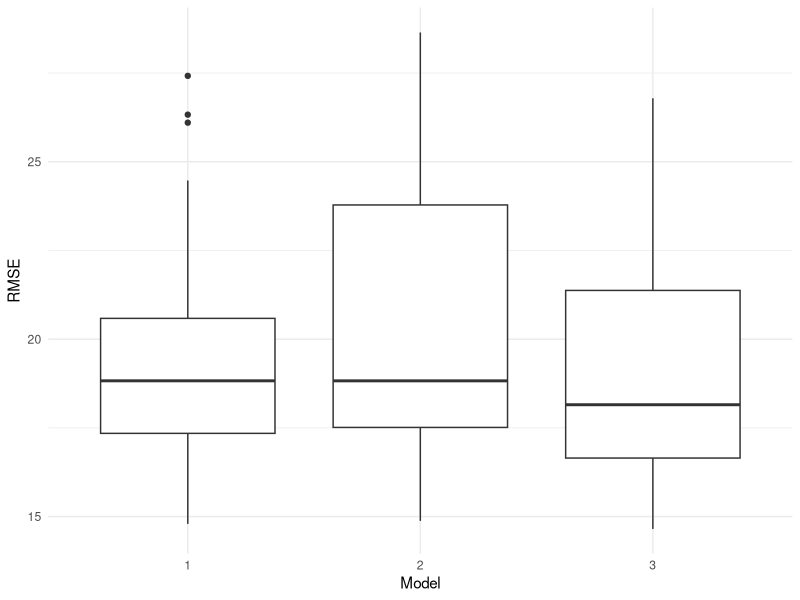

R code for this plot:
## ---- chunk 1
library(tidyverse)
library(modelr)
library(caret)

knitr::opts_chunk$set(
  fig.width = 6,
  fig.asp = .6,
  out.width = "90%"
)

theme_set(theme_minimal() + theme(legend.position = "bottom"))

options(
  ggplot2.continuous.colour = "viridis",
  ggplot2.continuous.fill = "viridis"
)

scale_colour_discrete = scale_colour_viridis_d
scale_fill_discrete = scale_fill_viridis_d
## ---- chunk 2
#Load data
crime_df = 
  read_csv("cdi.csv") %>% 
  #filter(id != 6) %>% 
  mutate(
    region = factor(region),
    pop_density = pop / area,
    crm_1000 = 1000 * crimes / pop,
    beds_density_1000 = 1000 * beds / pop,
    docs_density_1000 = 1000 * docs / pop
  ) %>% 
  dplyr::select(-crimes, -id, -area, -pop, -cty, -state, -docs, -beds) %>% 
  dplyr::select(-crm_1000, crm_1000)


set.seed(7)

cv_df =
  crossv_mc(crime_df, 100) %>% 
  mutate(
    train = map(train, as_tibble),
    test = map(test, as_tibble)
  ) %>% 
  mutate(
    model_1 = map(train, ~lm(crm_1000 ~ pop18 +totalinc + poverty + beds_density_1000 + region + pop_density + pop18*pop_density, data = .x)),
    model_2 = map(train, ~lm(crm_1000 ~ pop18 + bagrad + poverty + pcincome + totalinc + region + pop_density + beds_density_1000, data = .x)),
    model_3 = map(train, ~lm(crm_1000 ~ pop18 + bagrad + poverty + pcincome + totalinc + region + pop_density + beds_density_1000 + bagrad*pcincome + bagrad*pop_density, data = .x))
  ) %>% 
  mutate(
    rmse_1 = map2_dbl(model_1, test, ~rmse(model = .x, data = .y)),
    rmse_2 = map2_dbl(model_2, test, ~rmse(model = .x, data = .y)),
    rmse_3 = map2_dbl(model_3, test, ~rmse(model = .x, data = .y))
  )
  
cv_df

cv_df %>% 
  dplyr::select(rmse_1:rmse_3) %>% 
  pivot_longer(
    rmse_1:rmse_3,
    names_to = "model",
    values_to = "rmse",
    names_prefix = "rmse_"
  ) %>% 
  ggplot(aes(x = model, y = rmse)) +
  geom_boxplot() +
  labs(
    x = "Model",
    y = "RMSE"
  )

## ---- chunk 3
set.seed(2021)

# Use 5-fold validation and create the training sets
train = trainControl(method = "repeatedcv", number = 5, repeats = 100)

# Fit the 4-variables model that we discussed in previous lectures
model_caret_1 = 
  train(
    crm_1000 ~ pop18 +totalinc + poverty + beds_density_1000 + region + pop_density + pop18*pop_density,
    data = crime_df,
    trControl = train,
    method = 'lm',
    na.action = na.pass
  )

model_caret_2 = 
  train(
    crm_1000 ~ pop18 + bagrad + poverty + pcincome + totalinc + region + pop_density + beds_density_1000,
    data = crime_df,
    trControl = train,
    method = 'lm',
    na.action = na.pass
  )

model_caret_3 = 
  train(
    crm_1000 ~ pop18 + bagrad + poverty + pcincome + totalinc + region + pop_density + beds_density_1000 + bagrad*pcincome + bagrad*pop_density,
    data = crime_df,
    trControl = train,
    method = 'lm',
    na.action = na.pass
  )

bind_rows(
  as_tibble(model_caret_1$results),
  as_tibble(model_caret_2$results),
  as_tibble(model_caret_3$results),
) %>% 
  knitr::kable(digit = 3)
